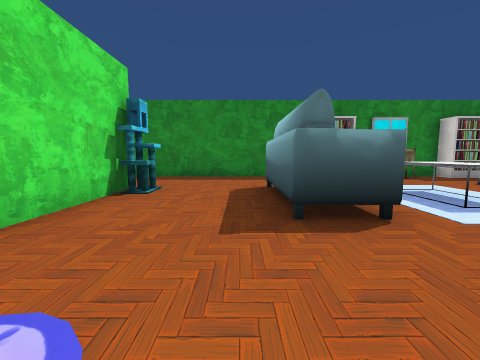
[1] (above)

17 first-person views from a walk through a 3-D level made in the Unity game engine. The camera is 1.4 m above the floor, tilts 6° down and sees 90° across. The floor is counted in squares, 2 m on a side. Each view is taken from the middle of a square. On the plan, view 1 faces up. The plan holds only what a view shows up to about 9 squares ahead; the rest is blank. Some surface patterns are stand-ins.

[2]
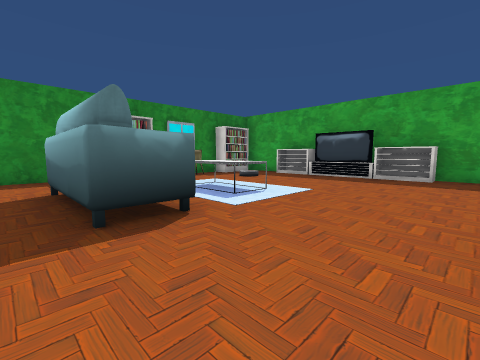

[3]
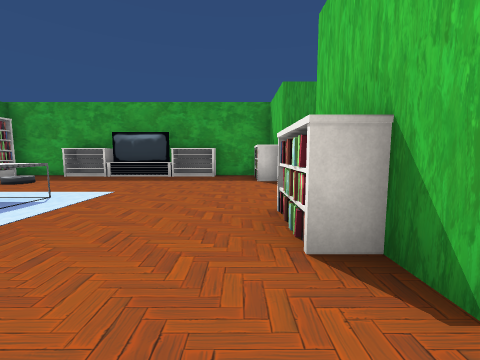

[4]
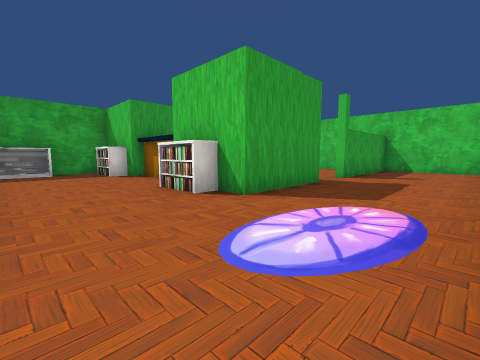

[5]
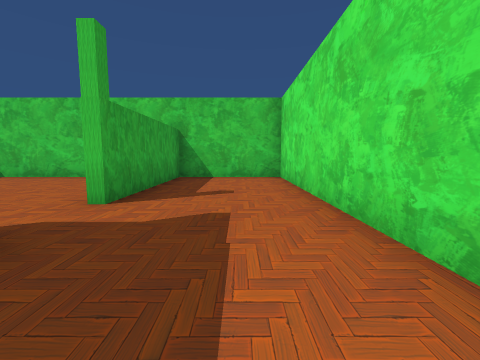

[6]
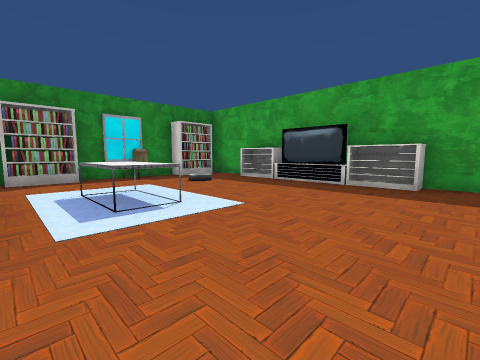

[7]
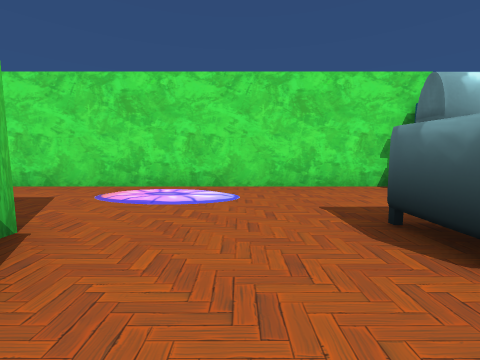

[8]
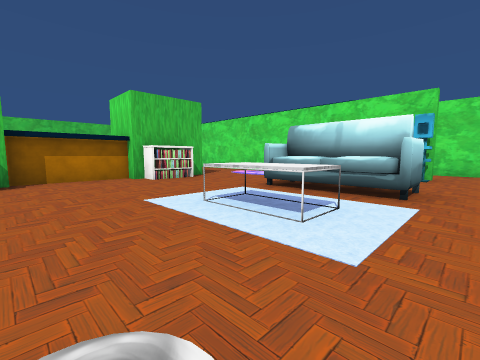

[9]
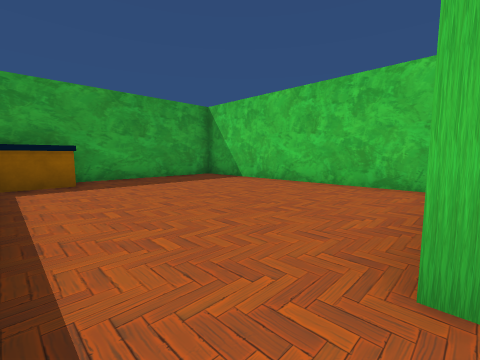

[10]
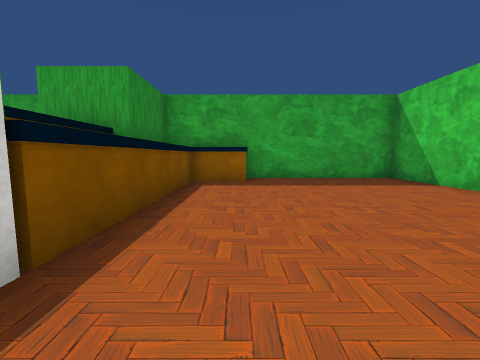

[11]
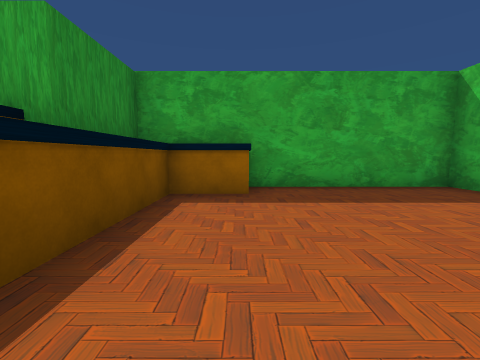

[12]
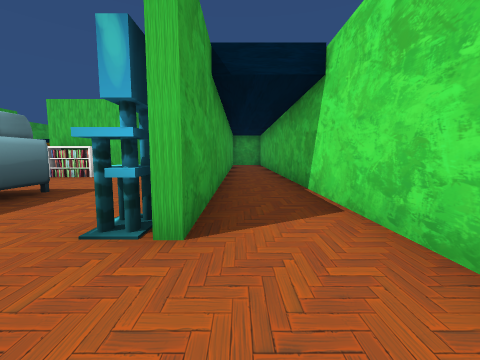

[13]
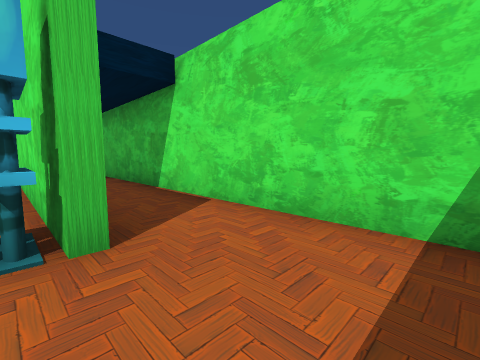

[14]
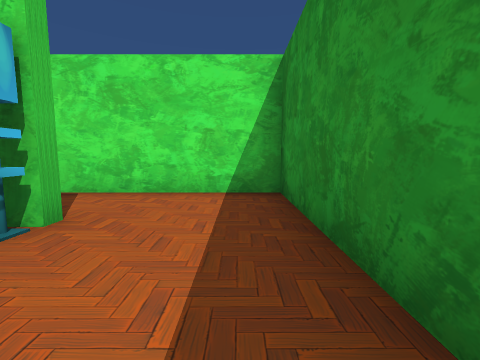

[15]
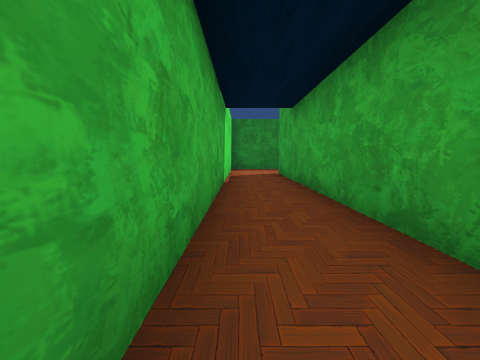

[16]
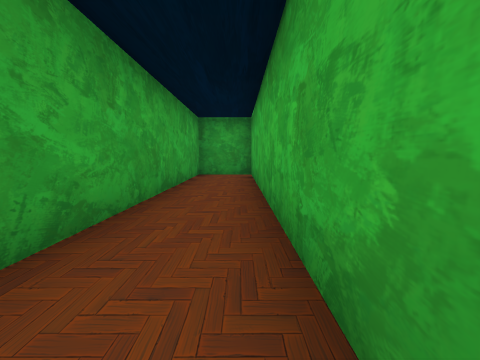

[17]
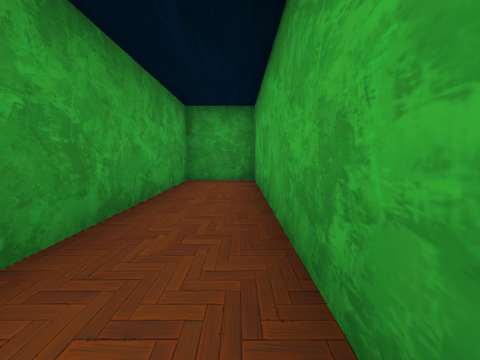

### Floor plan
Ten units are one square. View 1 is at (0, 0); x grows to the right and y downward. Boxes are objects, and circles mark ways between rooms. Rooms are numbered by the first view taken in them; rooms with no view inside come last. Other rooms are left out.
<svg viewBox="-49 -90 139 191">
<path fill="none" stroke="#000" d="M9 39 9 10 33 10 33 14 60 14M-23 -51 -23 96 9 96 9 52M82 6 82 -25M82 -60 82 -78M76 -78 -24 -78M73 52 73 37 24 37M16 96 82 96 82 51M-24 -78 -44 -78 -44 96 -25 96 -25 -51"/>
<rect x="-25" y="-55" width="10" height="10" fill="#bbb"><title>other object</title></rect>
<rect x="-15" y="-15" width="10" height="30" fill="#bbb"><title>rug</title></rect>
<rect x="5" y="-55" width="10" height="30" fill="#bbb"><title>sofa</title></rect>
<rect x="15" y="-75" width="20" height="10" fill="#bbb"><title>other object</title></rect>
<rect x="25" y="-45" width="20" height="20" fill="#bbb"><title>table</title></rect>
<rect x="25" y="-85" width="10" height="10" fill="#bbb"><title>other object</title></rect>
<rect x="45" y="-75" width="10" height="10" fill="#bbb"><title>chair</title></rect>
<rect x="55" y="5" width="10" height="10" fill="#bbb"><title>other object</title></rect>
<rect x="65" y="5" width="10" height="10" fill="#bbb"><title>other object</title></rect>
<rect x="65" y="-75" width="10" height="10" fill="#bbb"><title>other object</title></rect>
<rect x="65" y="-85" width="10" height="10" fill="#bbb"><title>other object</title></rect>
<rect x="75" y="-15" width="10" height="10" fill="#bbb"><title>other object</title></rect>
<rect x="75" y="-35" width="10" height="10" fill="#bbb"><title>other object</title></rect>
<rect x="75" y="-55" width="10" height="10" fill="#bbb"><title>other object</title></rect>
<rect x="15" y="25" width="10" height="10" fill="#bbb"><title>other object</title></rect>
<circle cx="10" cy="45" r="3" fill="#2a7"/>
<circle cx="-30" cy="-65" r="3" fill="#2a7"/>
<text x="20" y="-10">1</text>
<text x="50" y="70">2</text>
<text x="-40" y="0">3</text>
</svg>
Room 1 opens to room 2. Room 1 opens to room 3.

Where each view was taken, in squares from view 1:
view 1: 0 up, 0 right, facing up
view 2: 0 up, 0 right, facing up-right
view 3: 0 up, 0 right, facing right
view 4: 2 up, 2 left, facing down-right
view 5: 2 down, 1 left, facing down
view 6: 0 up, 2 right, facing up-right
view 7: 1 up, 3 right, facing left
view 8: 6 up, 6 right, facing down-left
view 9: 4 down, 1 right, facing down-right
view 10: 5 down, 1 right, facing right
view 11: 5 down, 3 right, facing right
view 12: 7 up, 3 left, facing down
view 13: 7 up, 2 left, facing down-left
view 14: 7 up, 0 right, facing left
view 15: 4 down, 4 left, facing up
view 16: 1 down, 4 left, facing down
view 17: 3 down, 4 left, facing down
